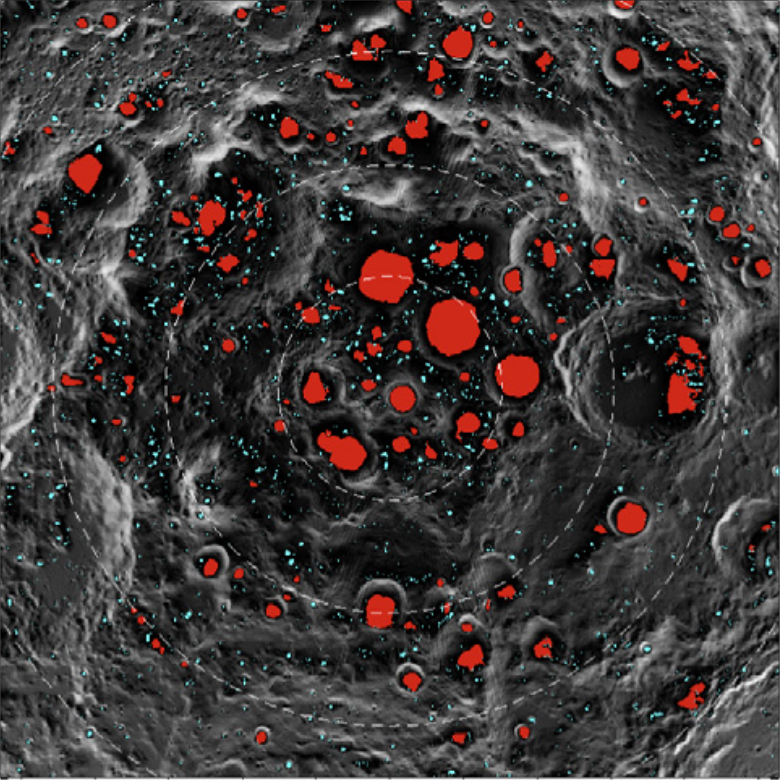
#> input picture mazarico-2011.png, 780 x 780 px
$ python compute_south_pole_visibility.py
#> lines starting #> are read from the running program, lines starting #| are printed output that depends on the picture; after the words box and inside, x2 and y2 are one past the last pixel; in counts of white or black regions, pixels touching at a corner belong together
"""
Written by C. Dawson (cbd@mit.edu)

Reads in topographical data of the lunar south pole region
and computes a map of all locations where a tower could see into
a PSR.
"""

import numpy as np
import matplotlib.pyplot as plt
from PIL import Image

# Number of rows/columns in elevation data image
ELEVATION_DATA_DIM = 30400
# Scaling factor for elevation data (to give elevation in meters)
ELEVATION_SCALING_FACTOR = 0.5
# resolution of the elevation data, meters/pixel
MAP_RESOLUTION = 20
# Cutoff level for masking PSRs
PSR_RED_CUTOFF = 200
PSR_OFF_CUTOFF = 50
# height of tower, meters
TOWER_HEIGHT = 30
# max range of tower from PSR, meters
TOWER_OPERATIONAL_RADIUS = 1000
# and in pixels
PIXEL_RADIUS = TOWER_OPERATIONAL_RADIUS / MAP_RESOLUTION


# [67 lines left out: functions get_line, convert_pixel_locations, not called in this run]


print("Starting landing site evaluation...")

# import image with red mask over PSRs (from Mazarico et al. 2011)
psr_map = Image.open('mazarico-2011.png')
#> psr_map is the input picture: PIL image 780x780 RGBA; mean R, G, B, A 63.9, 57.7, 57.1, 255
# psr_map = psr_map.resize((ELEVATION_DATA_DIM, ELEVATION_DATA_DIM))
psr_map = np.array(psr_map)
# extract mask of where the PSRs are (large ones marked in red, small in cyan)
red_channel_psr_map = psr_map[:, :, 0]
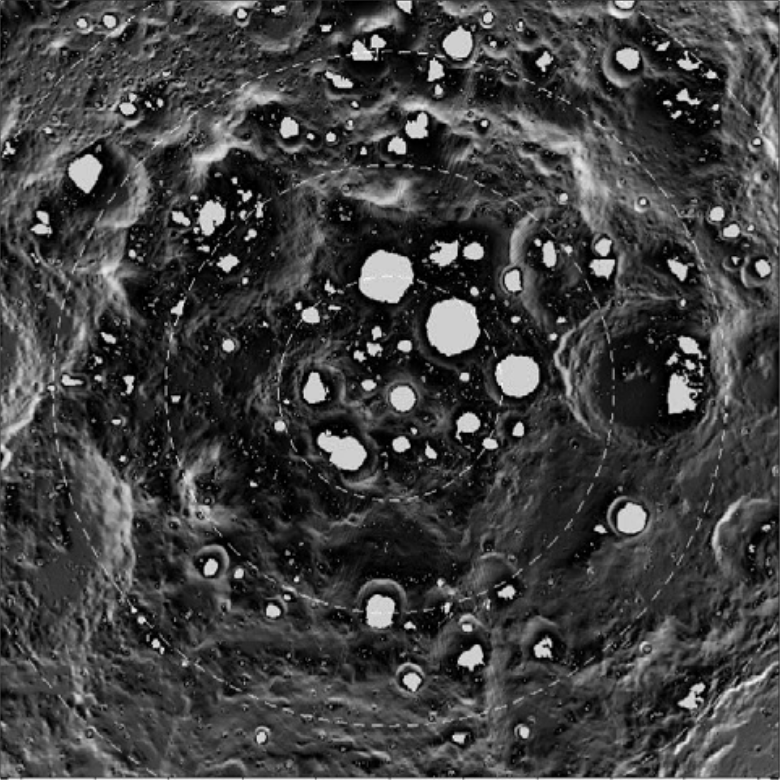
#> red_channel_psr_map: shape (780, 780); min 0, max 249, mean 63.9
green_channel_psr_map = psr_map[:, :, 1]
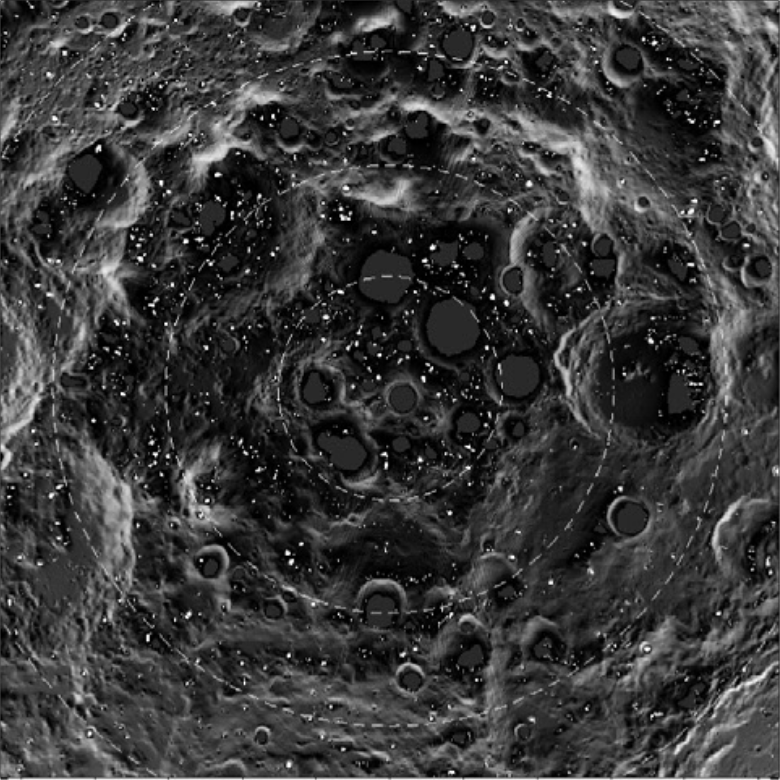
#> green_channel_psr_map: shape (780, 780); min 0, max 255, mean 57.7
blue_channel_psr_map = psr_map[:, :, 2]
large_psr_mask = ((red_channel_psr_map > PSR_RED_CUTOFF) &
                  (green_channel_psr_map < PSR_OFF_CUTOFF) &
                  (blue_channel_psr_map < PSR_OFF_CUTOFF))
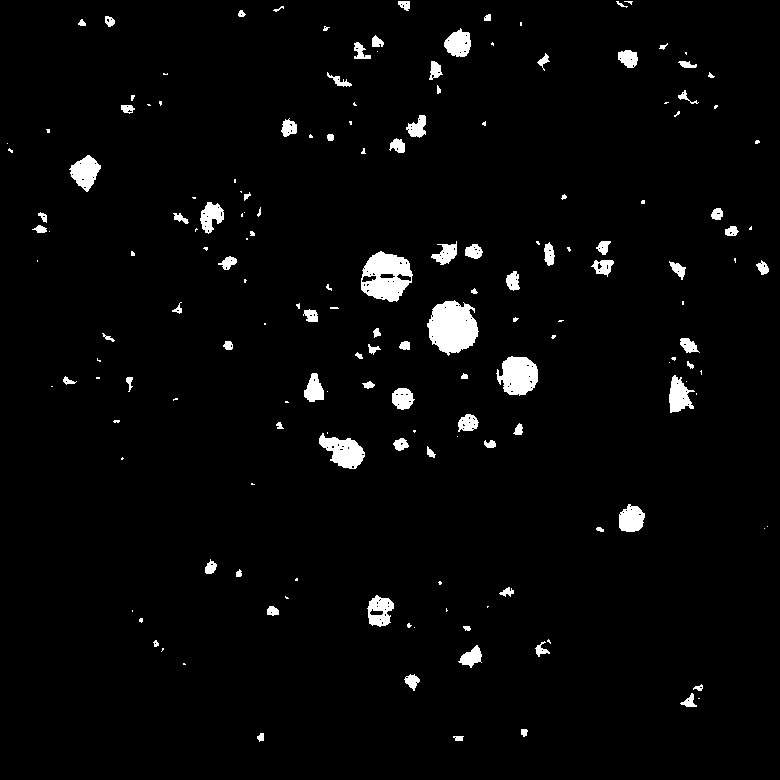
#> large_psr_mask: shape (780, 780) bool; 3% white; 168 white regions (77 under 20 px), largest, box (x1, y1, x2, y2) and area: (427, 300, 479, 356) 2039, (361, 251, 413, 302) 1750, (496, 356, 538, 396) 1205
small_psr_mask = ((red_channel_psr_map < PSR_OFF_CUTOFF) &
                  (green_channel_psr_map > PSR_RED_CUTOFF) &
                  (blue_channel_psr_map > PSR_RED_CUTOFF))
#> small_psr_mask: shape (780, 780) bool; every value is 0
psr_mask = large_psr_mask | small_psr_mask
print("PSR mask read from file.")


# Import the elevation data
#> (the run stopped early here; a loop or call above may not have finished)
